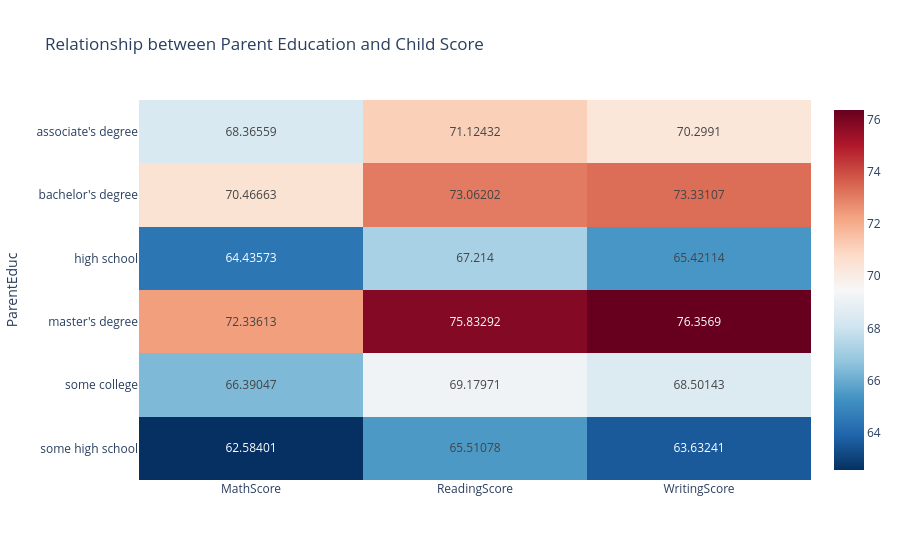

Here is the notebook cell this chart was saved with:
### Code cell
fig = px.imshow(impact_of_parent_edu, text_auto=True, aspect='auto', height=600, color_continuous_scale='RdBu_r', title='Relationship between Parent Education and Child Score')
fig.show()

### Figure 1 — Plotly figure (JSON) as saved in the notebook; plotly's stock layout.template omitted (floating-point values rounded to 4 significant figures)
{"data": [{"coloraxis": "coloraxis", "hovertemplate": "x: %{x}<br>ParentEduc: %{y}<br>color: %{z}<extra></extra>", "name": "0", "texttemplate": "%{z}", "type": "heatmap", "x": ["MathScore", "ReadingScore", "WritingScore"], "xaxis": "x", "y": ["associate's degree", "bachelor's degree", "high school", "master's degree", "some college", "some high school"], "yaxis": "y", "z": [[68.37, 71.12, 70.3], [70.47, 73.06, 73.33], [64.44, 67.21, 65.42], [72.34, 75.83, 76.36], [66.39, 69.18, 68.5], [62.58, 65.51, 63.63]]}], "layout": {"autosize": true, "coloraxis": {"colorscale": [[0, "rgb(5,48,97)"], [0.1, "rgb(33,102,172)"], [0.2, "rgb(67,147,195)"], [0.3, "rgb(146,197,222)"], [0.4, "rgb(209,229,240)"], [0.5, "rgb(247,247,247)"], [0.6, "rgb(253,219,199)"], [0.7, "rgb(244,165,130)"], [0.8, "rgb(214,96,77)"], [0.9, "rgb(178,24,43)"], [1, "rgb(103,0,31)"]]}, "title": {"text": "Relationship between Parent Education and Child Score"}, "xaxis": {"anchor": "y", "autorange": true, "domain": [0, 1], "range": [-0.5, 2.5], "type": "category"}, "yaxis": {"anchor": "x", "autorange": true, "domain": [0, 1], "range": [5.5, -0.5], "title": {"text": "ParentEduc"}, "type": "category"}}}
